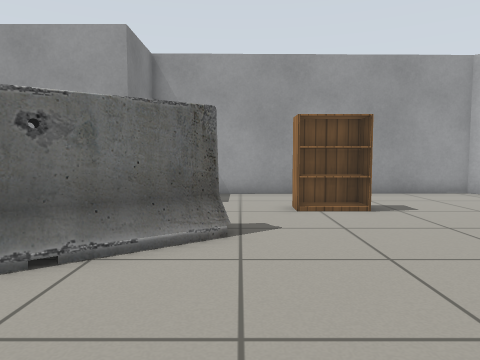
View 1 (above)

16 first-person views from a walk through a Gazebo world. The camera is 0.69 m above the floor, tilts 4° down and sees 70° across. Floor lines are 1 m apart. The floor is counted in squares, 0.5 m on a side. Each view is taken from the middle of a square. On the plan, view 1 faces up. The plan holds only what a view shows up to about 15 squares ahead; the rest is blank. Robots are left out. Simple patterns stand in for the simulator's built-in surfaces.

View 2
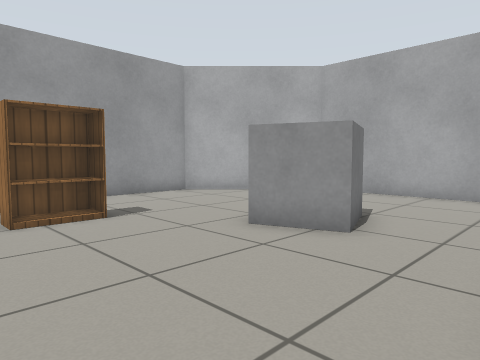

View 3
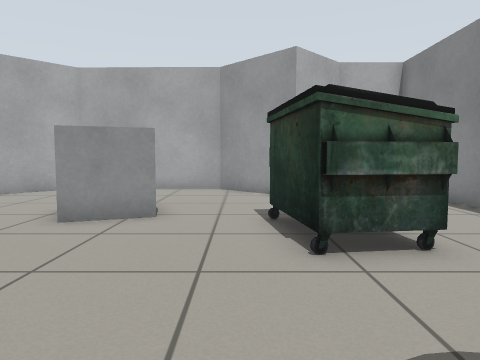

View 4
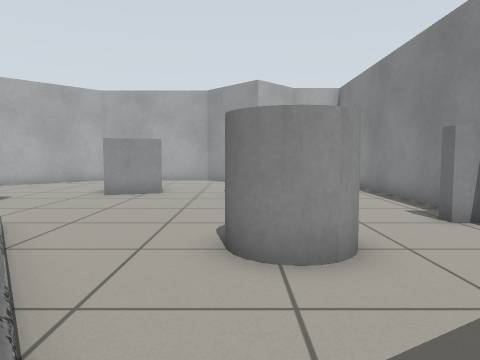

View 5
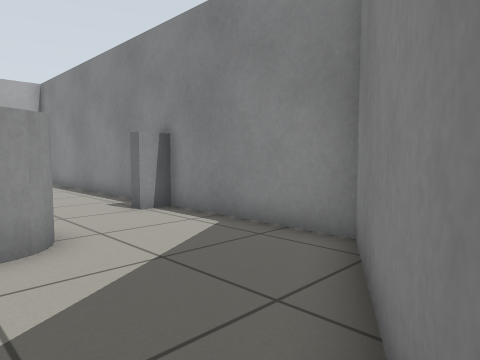

View 6
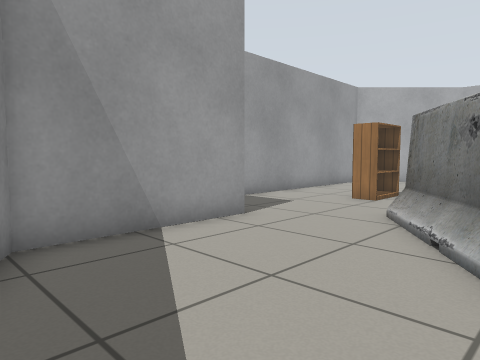

View 7
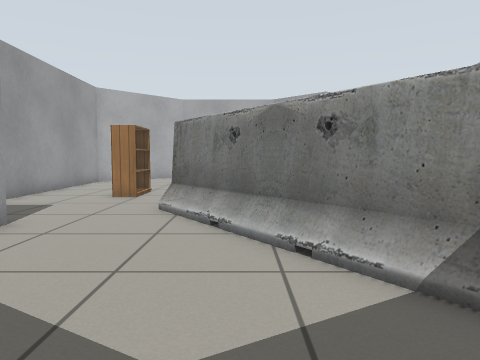

View 8
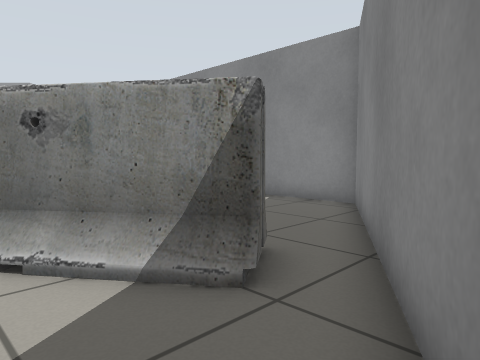

View 9
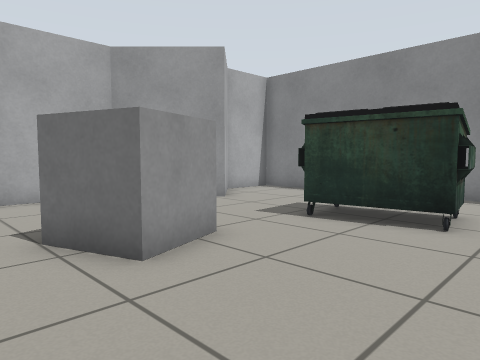

View 10
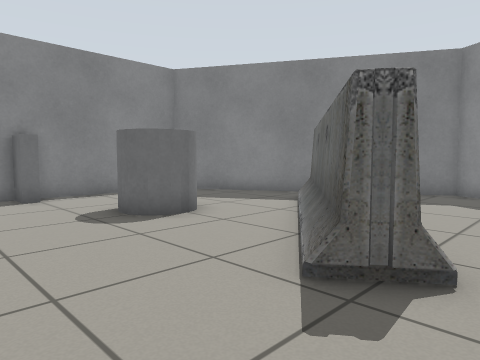

View 11
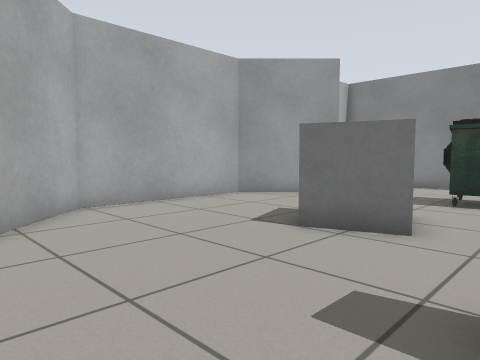

View 12
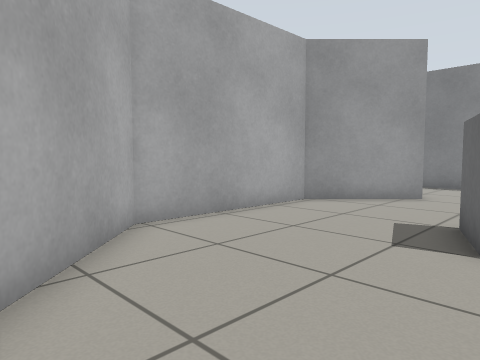

View 13
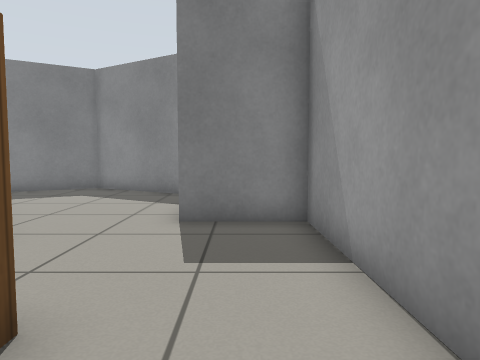

View 14
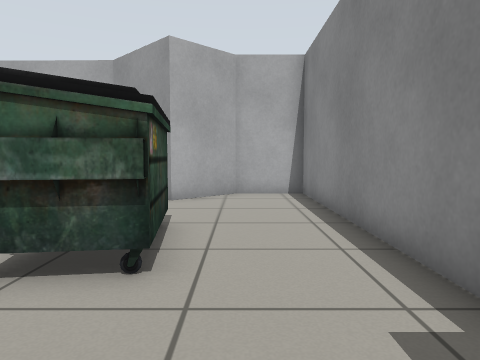

View 15
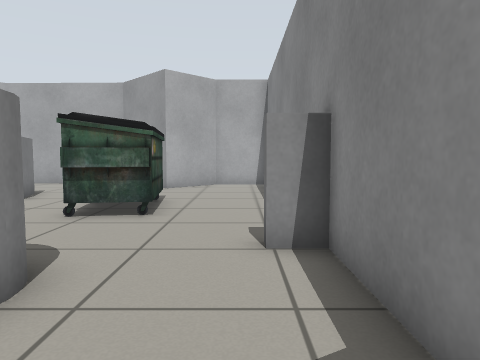

View 16
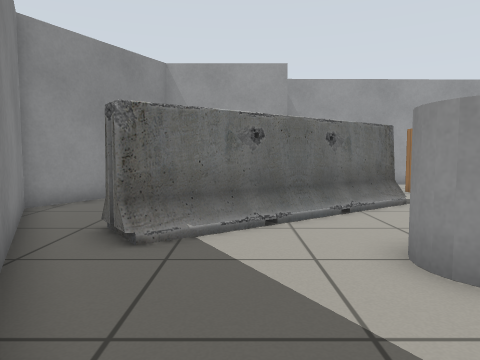

### Floor plan
Key: @ floor where view 1 was taken; # wall or solid block; . floor; B bookshelf; A barrier; G grey box; U dumpster; C grey cylinder.
Columns run from 11 left of view 1 to 13 right of it. Each row starts with its distance up from view 1.
 13         #############
 12         #...........##
 11         #............##
 10   #######.............##
  9   #..........BB........##
  8  ##.....................#
  7  #........A.............#
  6 ##.......AA.....GGG.....#
  5 #......AAA.......GG.....#
  4 ##....AAA........G......#
  3  #..AAAA................#
  2  ##.AA.................##
  1   #......CC...UUUU....##
  0   ##....CCC@..U UU...##
 -1    ##....C....UU......##
 -2     #..................#
 -3     ##.................#
 -4      #.....G...........#
 -5      ###################

Positions as (right, up) in squares from view 1, and headings:
1: (0, 0), facing up
2: (0, 1), facing up-right
3: (-2, 2), facing right
4: (-7, 1), facing right
5: (-8, 1), facing down-right
6: (-9, 4), facing up-right
7: (-10, 5), facing right
8: (-10, 5), facing down-right
9: (1, 8), facing down-right
10: (3, 8), facing down-left
11: (3, 12), facing down-right
12: (6, 12), facing down-right
13: (4, 11), facing left
14: (-1, -2), facing right
15: (-5, -3), facing right
16: (-5, -4), facing up
